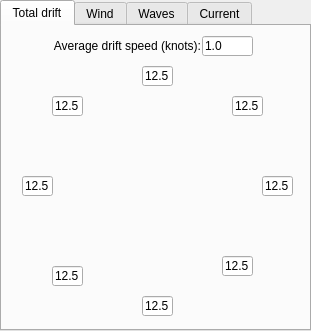
         <widget class="QTabWidget" name="tabWidget_4">
          <property name="geometry">
           <rect>
            <x>10</x>
            <y>300</y>
            <width>311</width>
            <height>331</height>
           </rect>
          </property>
          <property name="currentIndex">
           <number>0</number>
          </property>
          <widget class="QWidget" name="tab_10">
           <attribute name="title">
            <string>Total drift</string>
           </attribute>
           <widget class="QLabel" name="label_9">
            <property name="geometry">
             <rect>
              <x>8</x>
              <y>10</y>
              <width>191</width>
              <height>20</height>
             </rect>
            </property>
            <property name="text">
             <string>Average drift speed (knots):</string>
            </property>
            <property name="alignment">
             <set>Qt::AlignRight|Qt::AlignTrailing|Qt::AlignVCenter</set>
            </property>
           </widget>
           <widget class="QLineEdit" name="leDriftSpeed">
            <property name="geometry">
             <rect>
              <x>200</x>
              <y>10</y>
              <width>51</width>
              <height>20</height>
             </rect>
            </property>
            <property name="text">
             <string>1.0</string>
            </property>
           </widget>
           <widget class="QLabel" name="label_11">
            <property name="geometry">
             <rect>
              <x>70</x>
              <y>70</y>
              <width>171</width>
              <height>191</height>
             </rect>
            </property>
            <property name="text">
             <string/>
            </property>
            <property name="pixmap">
             <pixmap>CompassRose2.svg</pixmap>
            </property>
            <property name="scaledContents">
             <bool>true</bool>
            </property>
           </widget>
           <widget class="QLineEdit" name="leDriftN">
            <property name="geometry">
             <rect>
              <x>140</x>
              <y>40</y>
              <width>31</width>
              <height>20</height>
             </rect>
            </property>
            <property name="text">
             <string>12.5</string>
            </property>
           </widget>
           <widget class="QLineEdit" name="leDriftNE">
            <property name="geometry">
             <rect>
              <x>230</x>
              <y>70</y>
              <width>31</width>
              <height>20</height>
             </rect>
            </property>
            <property name="text">
             <string>12.5</string>
            </property>
           </widget>
           <widget class="QLineEdit" name="leDriftE">
            <property name="geometry">
             <rect>
              <x>260</x>
              <y>150</y>
              <width>31</width>
              <height>20</height>
             </rect>
            </property>
            <property name="text">
             <string>12.5</string>
            </property>
           </widget>
           <widget class="QLineEdit" name="leDriftSE">
            <property name="geometry">
             <rect>
              <x>220</x>
              <y>230</y>
              <width>31</width>
              <height>20</height>
             </rect>
            </property>
            <property name="text">
             <string>12.5</string>
            </property>
           </widget>
           <widget class="QLineEdit" name="leDriftS">
            <property name="geometry">
             <rect>
              <x>140</x>
              <y>270</y>
              <width>31</width>
              <height>20</height>
             </rect>
            </property>
            <property name="text">
             <string>12.5</string>
            </property>
           </widget>
           <widget class="QLineEdit" name="leDriftSW">
            <property name="geometry">
             <rect>
              <x>50</x>
              <y>240</y>
              <width>31</width>
              <height>20</height>
             </rect>
            </property>
            <property name="text">
             <string>12.5</string>
            </property>
           </widget>
           <widget class="QLineEdit" name="leDriftW">
            <property name="geometry">
             <rect>
              <x>20</x>
              <y>150</y>
              <width>31</width>
              <height>20</height>
             </rect>
            </property>
            <property name="text">
             <string>12.5</string>
            </property>
           </widget>
           <widget class="QLineEdit" name="leDriftNW">
            <property name="geometry">
             <rect>
              <x>50</x>
              <y>70</y>
              <width>31</width>
              <height>20</height>
             </rect>
            </property>
            <property name="text">
             <string>12.5</string>
            </property>
           </widget>
          </widget>
          <widget class="QWidget" name="tab_11">
           <attribute name="title">
            <string>Wind</string>
           </attribute>
          </widget>
          <widget class="QWidget" name="tab_12">
           <attribute name="title">
            <string>Waves</string>
           </attribute>
          </widget>
          <widget class="QWidget" name="tab_13">
           <attribute name="title">
            <string>Current</string>
           </attribute>
          </widget>
         </widget>
